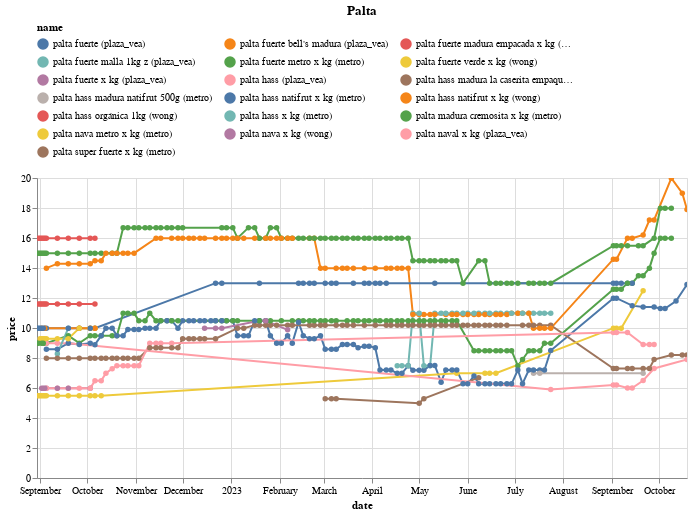

Notebook cell for this chart:
### Code cell
(df
 .loc[df.name.isin(names)]
 .pipe(alt.Chart)
 .mark_line(point=True)
 .encode(x='date', y='price', color='name', tooltip=['name','price'])
 .properties(width=650, title='Palta')
 .interactive()
 .configure_legend(orient='top', columns=3)
)

### Figure 1 — Vega-Lite specification as saved in the notebook (floating-point values rounded to 4 significant figures; data arrays with more than 128 entries replaced by an {"elided": "..."} marker saying what was removed)
{"config": {"view": {"continuousWidth": 300, "continuousHeight": 300}, "legend": {"columns": 3, "orient": "top"}}, "data": {"name": "data-6988952335e3e4fab42464165b7db1f3"}, "mark": {"type": "line", "point": true}, "encoding": {"color": {"field": "name", "type": "nominal"}, "tooltip": [{"field": "name", "type": "nominal"}, {"field": "price", "type": "quantitative"}], "x": {"field": "date", "type": "temporal"}, "y": {"field": "price", "type": "quantitative"}}, "params": [{"name": "param_14", "select": {"type": "interval", "encodings": ["x", "y"]}, "bind": "scales"}], "title": "Palta", "width": 650, "$schema": "https://vega.github.io/schema/vega-lite/v5.15.1.json", "datasets": {"data-6988952335e3e4fab42464165b7db1f3": {"elided": "628 records"}}}
